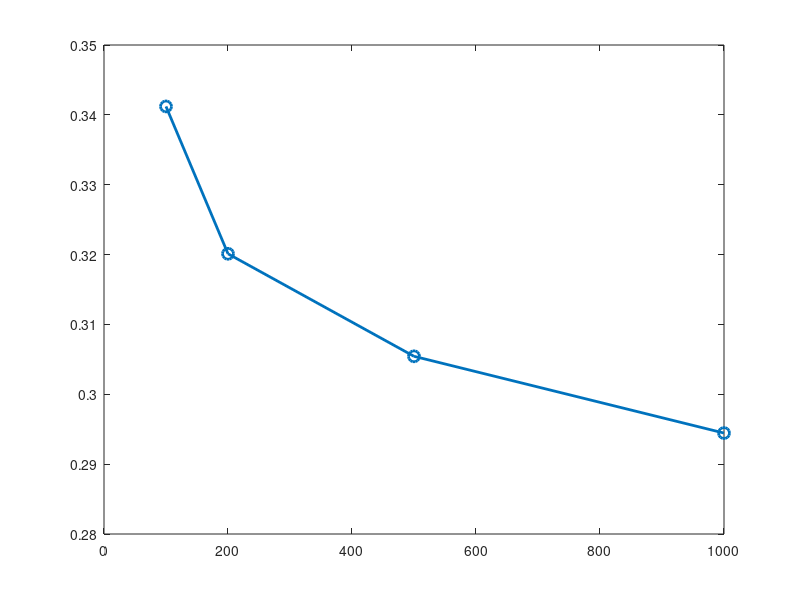

Recreate this plot in MATLAB. (Note: this script raises an error after producing the figure.)
% 1. 定义数据
tau_min_values = [0.01, 0.005, 0.002, 0.001];
alpha_values = [0.341207, 0.320113, 0.305437, 0.29445];

% 2. 计算 x 轴数据 (1/tau_min)
x = 1 ./ tau_min_values;

% 3. 创建图形
figure;
% 绘制 alpha vs 1/tau_min 的红色实线带圆点
plot(x, alpha_values, 'o-', 'LineWidth', 2, 'MarkerSize', 8);
hold on;

% 4. 添加 alpha = 0.3 的渐近线 (蓝色虚线)
yline(0.25, '--', 'LineWidth', 2);

% 5. 图形修饰
xlabel('$1/\tau_{0} \ (\mathrm{min}^{-1})$', 'FontSize', 16, 'Interpreter', 'latex');
ylabel('$\alpha$', 'FontSize', 16, 'Interpreter', 'latex');

% 调整坐标轴范围，使渐近线和趋势更明显
xlim([0, 1100]);
ylim([0.23, 0.35]);

% 添加图例
legend('simulation', 'theory', 'Location', 'best','Interpreter', 'tex', 'FontSize', 16);
